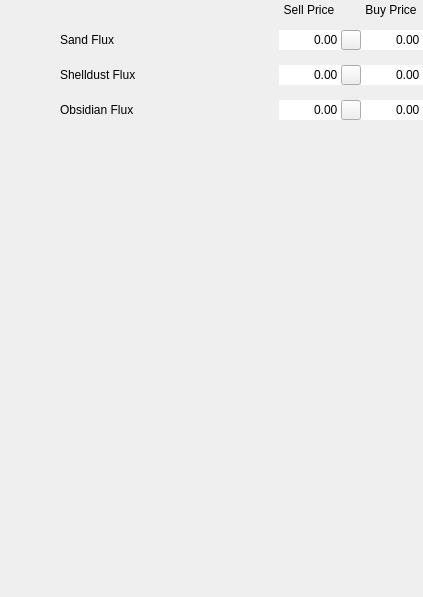
<?xml version="1.0" encoding="UTF-8"?>
<ui version="4.0">
 <class>FluxInputPage</class>
 <widget class="QWidget" name="FluxInputPage">
  <property name="geometry">
   <rect>
    <x>0</x>
    <y>0</y>
    <width>423</width>
    <height>597</height>
   </rect>
  </property>
  <property name="windowTitle">
   <string>FluxInputPage</string>
  </property>
  <property name="styleSheet">
   <string notr="true"/>
  </property>
  <layout class="QGridLayout" name="gridLayout">
   <property name="leftMargin">
    <number>0</number>
   </property>
   <property name="topMargin">
    <number>0</number>
   </property>
   <property name="rightMargin">
    <number>0</number>
   </property>
   <property name="bottomMargin">
    <number>0</number>
   </property>
   <property name="horizontalSpacing">
    <number>0</number>
   </property>
   <property name="verticalSpacing">
    <number>5</number>
   </property>
   <item row="3" column="5">
    <widget class="QDoubleSpinBox" name="obsidian_flux_buy_price">
     <property name="sizePolicy">
      <sizepolicy hsizetype="Preferred" vsizetype="Preferred">
       <horstretch>0</horstretch>
       <verstretch>0</verstretch>
      </sizepolicy>
     </property>
     <property name="minimumSize">
      <size>
       <width>0</width>
       <height>20</height>
      </size>
     </property>
     <property name="maximumSize">
      <size>
       <width>16777215</width>
       <height>20</height>
      </size>
     </property>
     <property name="frame">
      <bool>false</bool>
     </property>
     <property name="alignment">
      <set>Qt::AlignRight|Qt::AlignTrailing|Qt::AlignVCenter</set>
     </property>
     <property name="readOnly">
      <bool>false</bool>
     </property>
     <property name="buttonSymbols">
      <enum>QAbstractSpinBox::NoButtons</enum>
     </property>
     <property name="specialValueText">
      <string/>
     </property>
     <property name="accelerated">
      <bool>false</bool>
     </property>
     <property name="prefix">
      <string/>
     </property>
     <property name="suffix">
      <string/>
     </property>
     <property name="maximum">
      <double>500000.000000000000000</double>
     </property>
     <property name="stepType">
      <enum>QAbstractSpinBox::AdaptiveDecimalStepType</enum>
     </property>
     <property name="value">
      <double>0.000000000000000</double>
     </property>
    </widget>
   </item>
   <item row="2" column="5">
    <widget class="QDoubleSpinBox" name="shelldust_flux_buy_price">
     <property name="sizePolicy">
      <sizepolicy hsizetype="Preferred" vsizetype="Preferred">
       <horstretch>0</horstretch>
       <verstretch>0</verstretch>
      </sizepolicy>
     </property>
     <property name="minimumSize">
      <size>
       <width>0</width>
       <height>20</height>
      </size>
     </property>
     <property name="maximumSize">
      <size>
       <width>16777215</width>
       <height>20</height>
      </size>
     </property>
     <property name="frame">
      <bool>false</bool>
     </property>
     <property name="alignment">
      <set>Qt::AlignRight|Qt::AlignTrailing|Qt::AlignVCenter</set>
     </property>
     <property name="readOnly">
      <bool>false</bool>
     </property>
     <property name="buttonSymbols">
      <enum>QAbstractSpinBox::NoButtons</enum>
     </property>
     <property name="specialValueText">
      <string/>
     </property>
     <property name="accelerated">
      <bool>false</bool>
     </property>
     <property name="prefix">
      <string/>
     </property>
     <property name="suffix">
      <string/>
     </property>
     <property name="maximum">
      <double>500000.000000000000000</double>
     </property>
     <property name="stepType">
      <enum>QAbstractSpinBox::AdaptiveDecimalStepType</enum>
     </property>
     <property name="value">
      <double>0.000000000000000</double>
     </property>
    </widget>
   </item>
   <item row="0" column="3">
    <widget class="QLabel" name="sell_price_label">
     <property name="sizePolicy">
      <sizepolicy hsizetype="Preferred" vsizetype="Preferred">
       <horstretch>0</horstretch>
       <verstretch>0</verstretch>
      </sizepolicy>
     </property>
     <property name="minimumSize">
      <size>
       <width>60</width>
       <height>0</height>
      </size>
     </property>
     <property name="maximumSize">
      <size>
       <width>60</width>
       <height>16777215</height>
      </size>
     </property>
     <property name="text">
      <string>Sell Price</string>
     </property>
     <property name="alignment">
      <set>Qt::AlignCenter</set>
     </property>
     <property name="wordWrap">
      <bool>true</bool>
     </property>
    </widget>
   </item>
   <item row="3" column="3">
    <widget class="QDoubleSpinBox" name="obsidian_flux_sell_price">
     <property name="sizePolicy">
      <sizepolicy hsizetype="Preferred" vsizetype="Preferred">
       <horstretch>0</horstretch>
       <verstretch>0</verstretch>
      </sizepolicy>
     </property>
     <property name="minimumSize">
      <size>
       <width>0</width>
       <height>20</height>
      </size>
     </property>
     <property name="maximumSize">
      <size>
       <width>16777215</width>
       <height>20</height>
      </size>
     </property>
     <property name="frame">
      <bool>false</bool>
     </property>
     <property name="alignment">
      <set>Qt::AlignRight|Qt::AlignTrailing|Qt::AlignVCenter</set>
     </property>
     <property name="readOnly">
      <bool>false</bool>
     </property>
     <property name="buttonSymbols">
      <enum>QAbstractSpinBox::NoButtons</enum>
     </property>
     <property name="specialValueText">
      <string/>
     </property>
     <property name="accelerated">
      <bool>false</bool>
     </property>
     <property name="prefix">
      <string/>
     </property>
     <property name="suffix">
      <string/>
     </property>
     <property name="maximum">
      <double>500000.000000000000000</double>
     </property>
     <property name="stepType">
      <enum>QAbstractSpinBox::AdaptiveDecimalStepType</enum>
     </property>
     <property name="value">
      <double>0.000000000000000</double>
     </property>
    </widget>
   </item>
   <item row="1" column="1">
    <widget class="QLabel" name="sand_flux_label">
     <property name="text">
      <string>Sand Flux</string>
     </property>
     <property name="alignment">
      <set>Qt::AlignLeading|Qt::AlignLeft|Qt::AlignVCenter</set>
     </property>
    </widget>
   </item>
   <item row="1" column="3">
    <widget class="QDoubleSpinBox" name="sand_flux_sell_price">
     <property name="sizePolicy">
      <sizepolicy hsizetype="Preferred" vsizetype="Preferred">
       <horstretch>0</horstretch>
       <verstretch>0</verstretch>
      </sizepolicy>
     </property>
     <property name="minimumSize">
      <size>
       <width>0</width>
       <height>20</height>
      </size>
     </property>
     <property name="maximumSize">
      <size>
       <width>16777215</width>
       <height>20</height>
      </size>
     </property>
     <property name="frame">
      <bool>false</bool>
     </property>
     <property name="alignment">
      <set>Qt::AlignRight|Qt::AlignTrailing|Qt::AlignVCenter</set>
     </property>
     <property name="readOnly">
      <bool>false</bool>
     </property>
     <property name="buttonSymbols">
      <enum>QAbstractSpinBox::NoButtons</enum>
     </property>
     <property name="specialValueText">
      <string/>
     </property>
     <property name="accelerated">
      <bool>false</bool>
     </property>
     <property name="prefix">
      <string/>
     </property>
     <property name="suffix">
      <string/>
     </property>
     <property name="maximum">
      <double>500000.000000000000000</double>
     </property>
     <property name="stepType">
      <enum>QAbstractSpinBox::AdaptiveDecimalStepType</enum>
     </property>
     <property name="value">
      <double>0.000000000000000</double>
     </property>
    </widget>
   </item>
   <item row="2" column="0">
    <widget class="QLabel" name="shelldust_flux_image">
     <property name="minimumSize">
      <size>
       <width>60</width>
       <height>30</height>
      </size>
     </property>
     <property name="maximumSize">
      <size>
       <width>60</width>
       <height>30</height>
      </size>
     </property>
     <property name="text">
      <string/>
     </property>
     <property name="pixmap">
      <pixmap resource="../../../market_manager.qrc">:/MarketManager/images/items/resources/refining_components/shelldust_flux.png</pixmap>
     </property>
     <property name="scaledContents">
      <bool>true</bool>
     </property>
     <property name="alignment">
      <set>Qt::AlignCenter</set>
     </property>
    </widget>
   </item>
   <item row="3" column="4">
    <widget class="QPushButton" name="obsidian_flux_lock">
     <property name="sizePolicy">
      <sizepolicy hsizetype="Preferred" vsizetype="Preferred">
       <horstretch>0</horstretch>
       <verstretch>0</verstretch>
      </sizepolicy>
     </property>
     <property name="minimumSize">
      <size>
       <width>20</width>
       <height>20</height>
      </size>
     </property>
     <property name="maximumSize">
      <size>
       <width>20</width>
       <height>20</height>
      </size>
     </property>
     <property name="text">
      <string/>
     </property>
     <property name="icon">
      <iconset resource="../../../market_manager.qrc">
       <normaloff>:/MarketManager/images/ui/input_page/unlock.png</normaloff>
       <normalon>:/MarketManager/images/ui/input_page/lock.png</normalon>:/MarketManager/images/ui/input_page/unlock.png</iconset>
     </property>
     <property name="checkable">
      <bool>true</bool>
     </property>
    </widget>
   </item>
   <item row="3" column="1">
    <widget class="QLabel" name="obsidian_flux_label">
     <property name="text">
      <string>Obsidian Flux</string>
     </property>
     <property name="alignment">
      <set>Qt::AlignLeading|Qt::AlignLeft|Qt::AlignVCenter</set>
     </property>
    </widget>
   </item>
   <item row="1" column="5">
    <widget class="QDoubleSpinBox" name="sand_flux_buy_price">
     <property name="sizePolicy">
      <sizepolicy hsizetype="Preferred" vsizetype="Preferred">
       <horstretch>0</horstretch>
       <verstretch>0</verstretch>
      </sizepolicy>
     </property>
     <property name="minimumSize">
      <size>
       <width>0</width>
       <height>20</height>
      </size>
     </property>
     <property name="maximumSize">
      <size>
       <width>16777215</width>
       <height>20</height>
      </size>
     </property>
     <property name="frame">
      <bool>false</bool>
     </property>
     <property name="alignment">
      <set>Qt::AlignRight|Qt::AlignTrailing|Qt::AlignVCenter</set>
     </property>
     <property name="readOnly">
      <bool>false</bool>
     </property>
     <property name="buttonSymbols">
      <enum>QAbstractSpinBox::NoButtons</enum>
     </property>
     <property name="specialValueText">
      <string/>
     </property>
     <property name="accelerated">
      <bool>false</bool>
     </property>
     <property name="prefix">
      <string/>
     </property>
     <property name="suffix">
      <string/>
     </property>
     <property name="maximum">
      <double>500000.000000000000000</double>
     </property>
     <property name="stepType">
      <enum>QAbstractSpinBox::AdaptiveDecimalStepType</enum>
     </property>
     <property name="value">
      <double>0.000000000000000</double>
     </property>
    </widget>
   </item>
   <item row="1" column="0">
    <widget class="QLabel" name="sand_flux_image">
     <property name="minimumSize">
      <size>
       <width>60</width>
       <height>30</height>
      </size>
     </property>
     <property name="maximumSize">
      <size>
       <width>60</width>
       <height>30</height>
      </size>
     </property>
     <property name="text">
      <string/>
     </property>
     <property name="pixmap">
      <pixmap resource="../../../market_manager.qrc">:/MarketManager/images/items/resources/refining_components/sand_flux.png</pixmap>
     </property>
     <property name="scaledContents">
      <bool>true</bool>
     </property>
     <property name="alignment">
      <set>Qt::AlignCenter</set>
     </property>
    </widget>
   </item>
   <item row="3" column="0">
    <widget class="QLabel" name="obsidian_flux_image">
     <property name="minimumSize">
      <size>
       <width>60</width>
       <height>30</height>
      </size>
     </property>
     <property name="maximumSize">
      <size>
       <width>60</width>
       <height>30</height>
      </size>
     </property>
     <property name="text">
      <string/>
     </property>
     <property name="pixmap">
      <pixmap resource="../../../market_manager.qrc">:/MarketManager/images/items/resources/refining_components/obsidian_flux.png</pixmap>
     </property>
     <property name="scaledContents">
      <bool>true</bool>
     </property>
     <property name="alignment">
      <set>Qt::AlignCenter</set>
     </property>
    </widget>
   </item>
   <item row="4" column="0">
    <spacer name="verticalSpacer">
     <property name="orientation">
      <enum>Qt::Vertical</enum>
     </property>
     <property name="sizeHint" stdset="0">
      <size>
       <width>20</width>
       <height>0</height>
      </size>
     </property>
    </spacer>
   </item>
   <item row="2" column="4">
    <widget class="QPushButton" name="shelldust_flux_lock">
     <property name="sizePolicy">
      <sizepolicy hsizetype="Preferred" vsizetype="Preferred">
       <horstretch>0</horstretch>
       <verstretch>0</verstretch>
      </sizepolicy>
     </property>
     <property name="minimumSize">
      <size>
       <width>20</width>
       <height>20</height>
      </size>
     </property>
     <property name="maximumSize">
      <size>
       <width>20</width>
       <height>20</height>
      </size>
     </property>
     <property name="text">
      <string/>
     </property>
     <property name="icon">
      <iconset resource="../../../market_manager.qrc">
       <normaloff>:/MarketManager/images/ui/input_page/unlock.png</normaloff>
       <normalon>:/MarketManager/images/ui/input_page/lock.png</normalon>:/MarketManager/images/ui/input_page/unlock.png</iconset>
     </property>
     <property name="checkable">
      <bool>true</bool>
     </property>
    </widget>
   </item>
   <item row="0" column="2">
    <widget class="QLabel" name="text_buffer">
     <property name="minimumSize">
      <size>
       <width>5</width>
       <height>0</height>
      </size>
     </property>
     <property name="maximumSize">
      <size>
       <width>5</width>
       <height>16777215</height>
      </size>
     </property>
     <property name="text">
      <string/>
     </property>
    </widget>
   </item>
   <item row="0" column="4">
    <widget class="QLabel" name="lock_buffer">
     <property name="minimumSize">
      <size>
       <width>20</width>
       <height>20</height>
      </size>
     </property>
     <property name="maximumSize">
      <size>
       <width>20</width>
       <height>20</height>
      </size>
     </property>
     <property name="text">
      <string/>
     </property>
    </widget>
   </item>
   <item row="0" column="5">
    <widget class="QLabel" name="buy_price_label">
     <property name="sizePolicy">
      <sizepolicy hsizetype="Preferred" vsizetype="Preferred">
       <horstretch>0</horstretch>
       <verstretch>0</verstretch>
      </sizepolicy>
     </property>
     <property name="minimumSize">
      <size>
       <width>60</width>
       <height>0</height>
      </size>
     </property>
     <property name="maximumSize">
      <size>
       <width>60</width>
       <height>16777215</height>
      </size>
     </property>
     <property name="text">
      <string>Buy Price</string>
     </property>
     <property name="alignment">
      <set>Qt::AlignCenter</set>
     </property>
     <property name="wordWrap">
      <bool>true</bool>
     </property>
    </widget>
   </item>
   <item row="2" column="1">
    <widget class="QLabel" name="shelldust_flux_label">
     <property name="text">
      <string>Shelldust Flux</string>
     </property>
     <property name="alignment">
      <set>Qt::AlignLeading|Qt::AlignLeft|Qt::AlignVCenter</set>
     </property>
    </widget>
   </item>
   <item row="2" column="3">
    <widget class="QDoubleSpinBox" name="shelldust_flux_sell_price">
     <property name="sizePolicy">
      <sizepolicy hsizetype="Preferred" vsizetype="Preferred">
       <horstretch>0</horstretch>
       <verstretch>0</verstretch>
      </sizepolicy>
     </property>
     <property name="minimumSize">
      <size>
       <width>0</width>
       <height>20</height>
      </size>
     </property>
     <property name="maximumSize">
      <size>
       <width>16777215</width>
       <height>20</height>
      </size>
     </property>
     <property name="frame">
      <bool>false</bool>
     </property>
     <property name="alignment">
      <set>Qt::AlignRight|Qt::AlignTrailing|Qt::AlignVCenter</set>
     </property>
     <property name="readOnly">
      <bool>false</bool>
     </property>
     <property name="buttonSymbols">
      <enum>QAbstractSpinBox::NoButtons</enum>
     </property>
     <property name="specialValueText">
      <string/>
     </property>
     <property name="accelerated">
      <bool>false</bool>
     </property>
     <property name="prefix">
      <string/>
     </property>
     <property name="suffix">
      <string/>
     </property>
     <property name="maximum">
      <double>500000.000000000000000</double>
     </property>
     <property name="stepType">
      <enum>QAbstractSpinBox::AdaptiveDecimalStepType</enum>
     </property>
     <property name="value">
      <double>0.000000000000000</double>
     </property>
    </widget>
   </item>
   <item row="1" column="4">
    <widget class="QPushButton" name="sand_flux_lock">
     <property name="sizePolicy">
      <sizepolicy hsizetype="Preferred" vsizetype="Preferred">
       <horstretch>0</horstretch>
       <verstretch>0</verstretch>
      </sizepolicy>
     </property>
     <property name="minimumSize">
      <size>
       <width>20</width>
       <height>20</height>
      </size>
     </property>
     <property name="maximumSize">
      <size>
       <width>20</width>
       <height>20</height>
      </size>
     </property>
     <property name="text">
      <string/>
     </property>
     <property name="icon">
      <iconset resource="../../../market_manager.qrc">
       <normaloff>:/MarketManager/images/ui/input_page/unlock.png</normaloff>
       <normalon>:/MarketManager/images/ui/input_page/lock.png</normalon>:/MarketManager/images/ui/input_page/unlock.png</iconset>
     </property>
     <property name="iconSize">
      <size>
       <width>16</width>
       <height>16</height>
      </size>
     </property>
     <property name="checkable">
      <bool>true</bool>
     </property>
     <property name="checked">
      <bool>false</bool>
     </property>
    </widget>
   </item>
  </layout>
 </widget>
 <layoutdefault spacing="6" margin="11"/>
 <resources>
  <include location="../../../market_manager.qrc"/>
  <include location="../../../market_manager.qrc"/>
 </resources>
 <connections/>
</ui>
